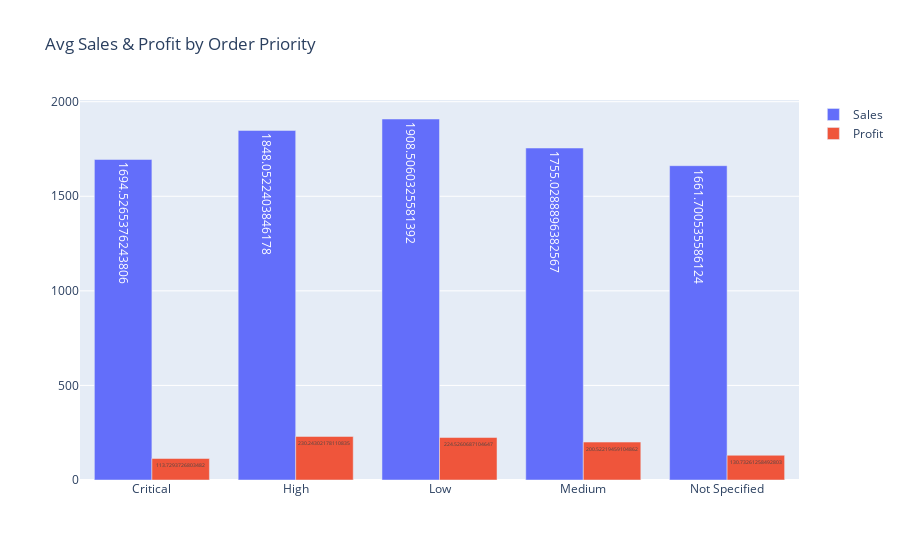

Write notebook code for a chart like this one.
### Code cell
trace1=go.Bar(x=order_pri.index,y=order_pri['Sales'],name='Sales',text=order_pri['Sales'],textposition='auto')
trace2=go.Bar(x=order_pri.index,y=order_pri['Profit'],name='Profit',text=order_pri['Profit'])
data=[trace1,trace2]
layout=go.Layout(title='Avg Sales & Profit by Order Priority',hovermode='closest')
figure=go.Figure(data=data,layout=layout)
iplot(figure)

### Figure 1 — Plotly figure (JSON) as saved in the notebook; plotly's stock layout.template omitted (floating-point values rounded to 4 significant figures)
{"data": [{"name": "Sales", "text": [1695.0, 1848.0, 1909.0, 1755.0, 1662.0], "textposition": "auto", "type": "bar", "x": ["Critical", "High", "Low", "Medium", "Not Specified"], "y": [1695.0, 1848.0, 1909.0, 1755.0, 1662.0]}, {"name": "Profit", "text": [113.7, 230.2, 224.5, 200.5, 130.7], "type": "bar", "x": ["Critical", "High", "Low", "Medium", "Not Specified"], "y": [113.7, 230.2, 224.5, 200.5, 130.7]}], "layout": {"hovermode": "closest", "title": {"text": "Avg Sales & Profit by Order Priority"}}}
